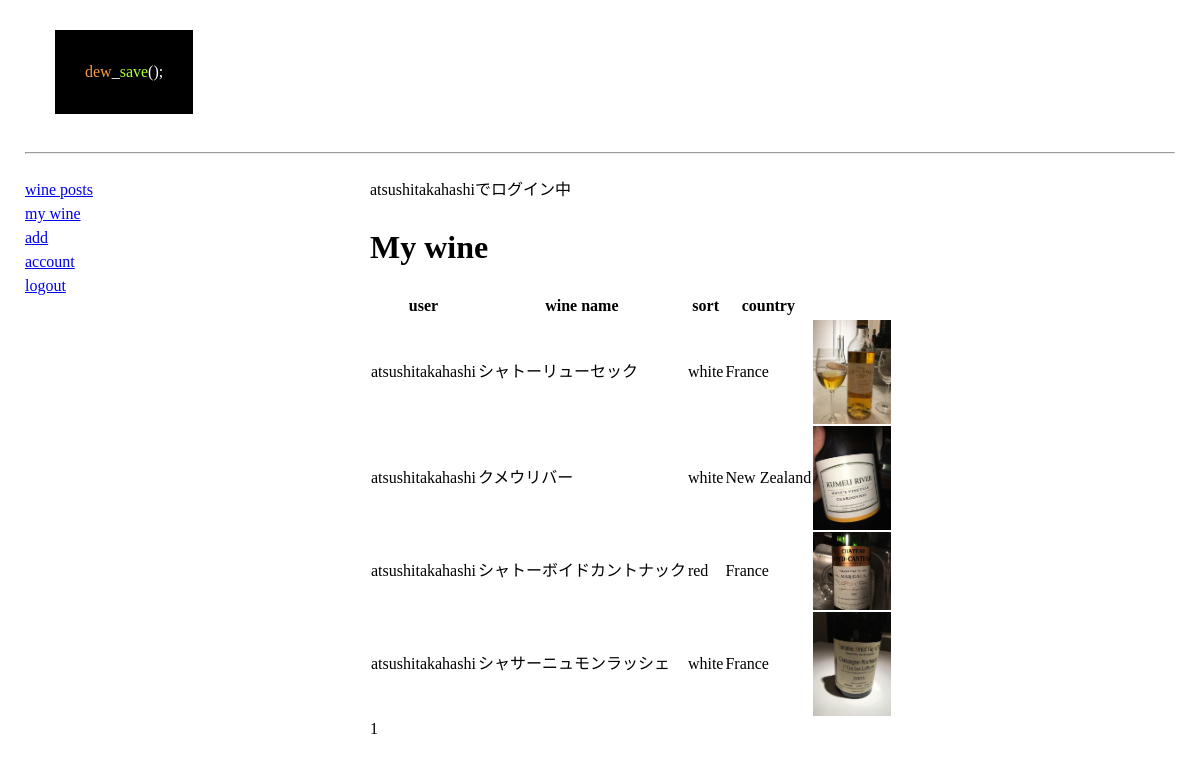
The page /my_wine/ (signed in) on the database as committed earlier.
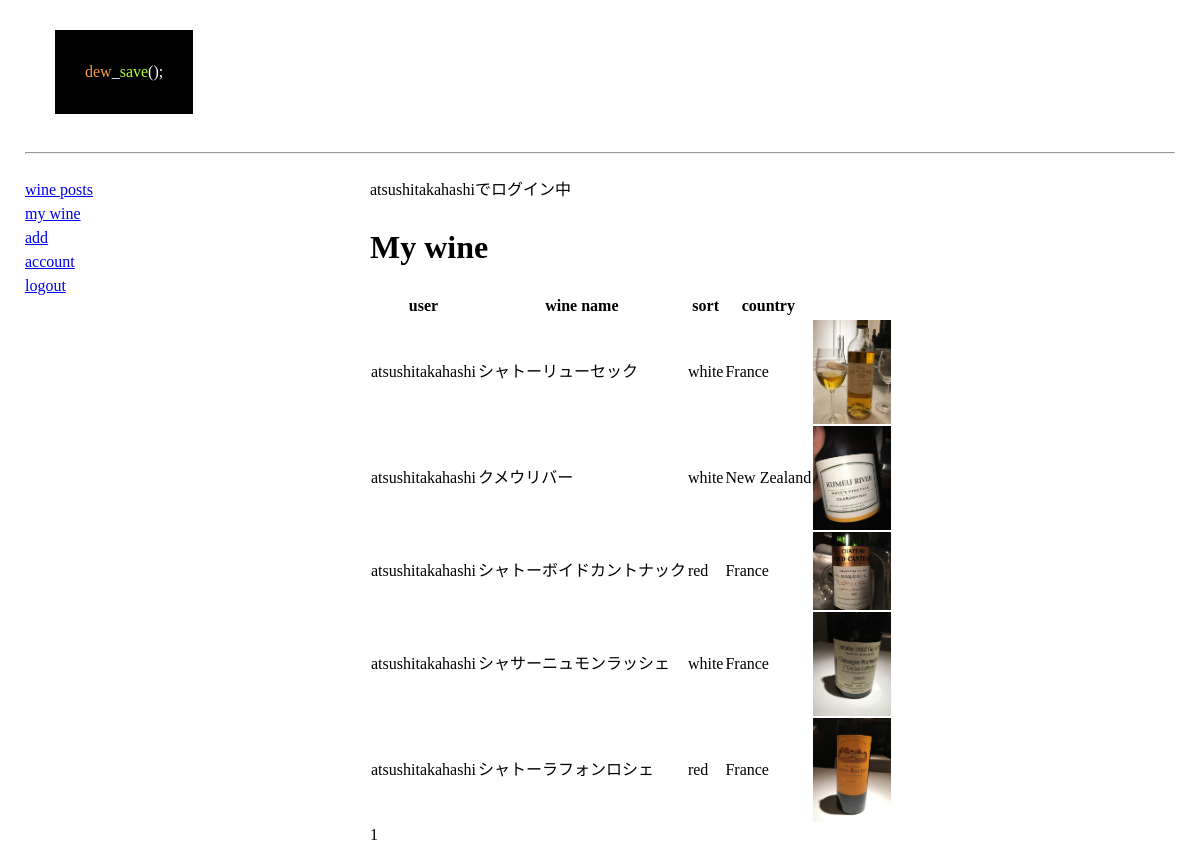
The same page on the database as committed later.
### wine/models.py (models this page shows, shortened)
class Wine(models.Model):
    sort_data = [
        ('red', 'red'),
        ('white', 'white'),
        ('sparkling', 'sparkling'),
    ]
    country_data = [
        ('France', 'France'),
        ('Italy','Italy'),
        ('Germany', 'Germany'),
        ('Spain', 'Spain'),
        ('Portugal', 'Portugal'),
        ('USA', 'USA'),
        ('Australia', 'Australia'),
        ('New Zealand', 'New Zealand'),
        ('Argentina', 'Argentina'),
        ('Chile', 'Chile'),
        ('South Africa', 'South Africa'),
        ('Japan', 'Japan'),
        ('etc.', 'etc.'),
    ]
    vintage_data = [
        ('1980', '1980'), ('1981', '1981'), ('1982', '1982'), ('1983', '1983'), ('1984', '1984'), ('1985', '1985'),
        ('1986', '1986'), ('1987', '1987'), ('1988', '1988'), ('1989', '1989'), ('1990', '1990'), ('1991', '1991'),
        ('1992', '1992'), ('1993', '1993'), ('1994', '1994'), ('1995', '1995'), ('1996', '1996'), ('1997', '1997'),
        ('1998', '1998'), ('1999', '1999'), ('2000', '2000'), ('2001', '2001'), ('2002', '2002'), ('2003', '2003'),
        ('2004', '2004'), ('2005', '2005'), ('2006', '2006'), ('2007', '2007'), ('2008', '2008'), ('2009', '2009'),
        ('2010', '2010'), ('2011', '2011'), ('2012', '2012'), ('2013', '2013'), ('2014', '2014'), ('2015', '2015'),
        ('2016', '2016'), ('2017', '2017'), ('2018', '2018'), ('2019', '2019'), ('2020', '2020'),
    ]
    grape_data = [
        ('Chardonnay', 'Chardonnay'),
        ('Sauvignon Blanc', 'Sauvignon Blanc'),
        ('Riesling', 'Riesling'),
        ('Gewürztraminer', 'Gewürztraminer'),
        ('Semillon', 'Semillon'),
        ('Viognier', 'Viognier'),
        ('Pino Blanc', 'Pino Blanc'),
        ('Muscadet', 'Muscadet'),
        ('Pino gris', 'Pino gris'),
        ('Cortese', 'Cortese'),
        ('Trebbiano', 'Trebbiano'),
        ('Garganega', 'Garganega'),
        ('Malvasia', 'Malvasia'),
        ('Chenin Blanc', 'Chenin Blanc'),
        ('Albariño', 'Albariño'),
        ('甲州', '甲州'),
        ('etc.', 'etc.'),
    ]
    eye_data = [
        ('green', 'green'),
        ('lemon yellow', 'lemon yellow'),
        ('yellow', 'yellow'),
        ('gold', 'gold'),
        ('amber', 'amber'),
    ]
    nose_data = [
        ('lemmon', 'レモン'), ('kime', 'ライム'), ('grapefruit', 'グレープフルーツ'), ('apple', 'リンゴ'), ('green apple', '青りんご'),
        ('pear', '洋ナシ'), ('peach', '桃'), ('apricot', 'アプリコット'), ('pineapple', 'パイナップル'), ('passion fruit', 'パッションフルーツ'),
        ('banana', 'バナナ'), ('mango', 'マンゴー'), ('lychee', 'ライチ'), ('muscat', 'マスカット'), ('water melon', 'メロン'),
        ('kinmokusei', 'キンモクセイ'), ('mint', 'ミント'), ('rose', 'バラ'), ('floral', 'お花のような'), ('herb', 'ハーブの'), ('perfume', '香水'),
        ('barrel incense', '樽香'), ('toast', 'トースト'), ('butter', 'バター'), ('vanila', 'バニラ'), ('sulfur', '硫黄'), ('honey', 'はちみつ'),
        ('cinnamon', 'シナモン'),('mineral', 'ミネラル'),
    ]
    mouth_data = [
        ('fresh', 'フレッシュ感のある'),
        ('dry', 'ドライな'),
        ('sour', '酸味が目立つ'),
        ('balance', 'バランスの良い'),
        ('sweat', '甘さのある'),
        ('fruity','フルーツ感のある'),
        ('elegant', 'エレガントな,綺麗な'),
        ('mineral','ミネラルのある'),
        ('rich', '芳醇な、豊かな'),
        ('thick', '厚みのある'),
        ('strong', '濃縮し力強い'),
        ('aging', '長期熟成型のような'),
    ]
    error_msg = [
        '50文字まででお願いします。',
        '10文字まででお願い致します。',
        '点数は5点までで採点お願い致します。',
        '点数は0点以上で採点お願い致します。',
        'ファイル形式はJPEG,PNG,GIFでお願い致します。'
    ]
    user = models.ForeignKey(get_user_model(), on_delete=models.CASCADE,default=1)
    date = models.DateTimeField(default=timezone.now)
    name = models.CharField(verbose_name='Name', max_length=100,validators=[MaxLengthValidator(50,error_msg[0])])
    sort = models.CharField(verbose_name='Sort',choices=sort_data,max_length=100)
    country = models.CharField(verbose_name='Country', choices=country_data,max_length=100)
    vintage = models.CharField(verbose_name='Vintage', choices=vintage_data,max_length=100,blank=True)
    grape = models.CharField(verbose_name='Grape', choices=grape_data,max_length=100,blank=True)
    eye = models.CharField(verbose_name='Eye', choices=eye_data,max_length=100,blank=True)
    nose = models.CharField(verbose_name='Nose', choices=nose_data,max_length=100,blank=True)
    mouth = models.CharField(verbose_name='Mouth', choices=mouth_data,max_length=100,blank=True)
    memo = models.CharField(verbose_name='Memo', max_length=200, blank=True)
    point = models.FloatField(verbose_name='Point',validators=[MaxValueValidator(5,error_msg[2]),MinValueValidator(0,error_msg[3])])
    pic = models.ImageField(upload_to='images/',blank=True,validators=[FileExtensionValidator(['JPG','PNG','GIF'],error_msg[4])])

### wine/views.py (the view)
# urls.py: path('my_wine/', My_wine.as_view(), name='my'),
class My_wine(LoginRequiredMixin,ListView):
    model = Wine
    template_name = 'wine/my_wine.html'
    paginate_by = 5
    def get_queryset(self):
        return Wine.objects.filter(user=self.request.user)

### wine/templates/wine/my_wine.html (shortened to what this page needs)
{% extends 'wine/layout.html' %}
{% block main%}
    {% if user.is_authenticated %}
        <p>{{ user.get_username }}でログイン中</p>
    {% else %}
        <p>ログインしていません</p>
    {% endif %}
    <h1>My wine</h1>
    <table>
        <tr>
            <th>user</th>
            <th>wine name</th>
            <th>sort</th>
            <th>country</th>
        </tr>
        {% for item in object_list %}
        <tr>
            <td>{{item.user}}</td>
            <td>{{item.name}}</td>
            <td>{{item.sort}}</td>
            <td>{{item.country}}</td>
        {% if item.pic %}
           <td><a href="/update_wine/{{item.id}}/" ><img src='{{item.pic.url}}' width="78px"></a></td>
        {% endif %}
        </tr>
        {% endfor %}
    </table>
    {% for num in page_obj.paginator.page_range %}
        {% if page_obj.number == num %}
            <span>{{ num }}</span>
        {% else %}
            <a href="?page={{ num }}">{{ num }}</a>
        {% endif %}
    {% endfor %}
{% endblock %}

Rows that differ between the two databases and show on the page:
added Wine: user "atsushitakahashi", name "シャトーラフォンロシェ", sort "red", country "France", pic (picture)
